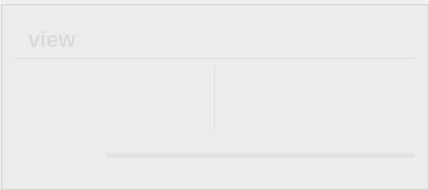
          <widget class="QGroupBox" name="groupBox_201">
           <property name="styleSheet">
            <string notr="true">#groupBox_201{
background-color: rgba(95, 95, 95, 200);
border: 0px solid #42adff;
border-left: 1px solid rgba(200, 200, 200,100);
border-right: 0px solid rgba(29, 83, 185, 255);
border-radius:0px;}</string>
           </property>
           <property name="title">
            <string/>
           </property>
           <layout class="QVBoxLayout" name="verticalLayout_4">
            <item>
             <widget class="QGroupBox" name="groupBox_3">
              <property name="minimumSize">
               <size>
                <width>0</width>
                <height>42</height>
               </size>
              </property>
              <property name="maximumSize">
               <size>
                <width>16777215</width>
                <height>42</height>
               </size>
              </property>
              <property name="styleSheet">
               <string notr="true">#groupBox_3{
border: 0px solid #42adff;
border-bottom: 1px solid rgba(200, 200, 200,100);
border-radius:0px;}</string>
              </property>
              <property name="title">
               <string/>
              </property>
              <layout class="QHBoxLayout" name="horizontalLayout_6">
               <property name="leftMargin">
                <number>11</number>
               </property>
               <property name="topMargin">
                <number>0</number>
               </property>
               <property name="rightMargin">
                <number>11</number>
               </property>
               <property name="bottomMargin">
                <number>0</number>
               </property>
               <item>
                <widget class="QLabel" name="label_6">
                 <property name="minimumSize">
                  <size>
                   <width>0</width>
                   <height>0</height>
                  </size>
                 </property>
                 <property name="maximumSize">
                  <size>
                   <width>16777215</width>
                   <height>40</height>
                  </size>
                 </property>
                 <property name="styleSheet">
                  <string notr="true">QLabel
{
	font-size: 22px;
	font-family: &quot;Microsoft YaHei&quot;;
	font-weight: bold;
 		border-radius:9px;
		background:rgba(66, 195, 255, 0);
color: rgb(218, 218, 218);
}
</string>
                 </property>
                 <property name="text">
                  <string>view</string>
                 </property>
                </widget>
               </item>
               <item>
                <spacer name="horizontalSpacer_14">
                 <property name="orientation">
                  <enum>Qt::Horizontal</enum>
                 </property>
                 <property name="sizeHint" stdset="0">
                  <size>
                   <width>40</width>
                   <height>20</height>
                  </size>
                 </property>
                </spacer>
               </item>
               <item>
                <widget class="QLabel" name="fps_label">
                 <property name="minimumSize">
                  <size>
                   <width>100</width>
                   <height>40</height>
                  </size>
                 </property>
                 <property name="maximumSize">
                  <size>
                   <width>100</width>
                   <height>40</height>
                  </size>
                 </property>
                 <property name="styleSheet">
                  <string notr="true">QLabel
{
	font-size: 20px;
	font-family: &quot;Microsoft YaHei&quot;;
	font-weight: bold;
 		border-radius:9px;
		background:rgba(66, 195, 255, 0);
color: rgb(218, 218, 218);
}
</string>
                 </property>
                 <property name="text">
                  <string/>
                 </property>
                 <property name="alignment">
                  <set>Qt::AlignCenter</set>
                 </property>
                </widget>
               </item>
              </layout>
             </widget>
            </item>
            <item>
             <widget class="QSplitter" name="splitter">
              <property name="enabled">
               <bool>true</bool>
              </property>
              <property name="sizePolicy">
               <sizepolicy hsizetype="Preferred" vsizetype="Preferred">
                <horstretch>0</horstretch>
                <verstretch>1</verstretch>
               </sizepolicy>
              </property>
              <property name="styleSheet">
               <string notr="true">#splitter::handle{background: 1px solid  rgba(200, 200, 200,100);}</string>
              </property>
              <property name="frameShape">
               <enum>QFrame::NoFrame</enum>
              </property>
              <property name="lineWidth">
               <number>10</number>
              </property>
              <property name="orientation">
               <enum>Qt::Horizontal</enum>
              </property>
              <property name="handleWidth">
               <number>1</number>
              </property>
              <widget class="QLabel" name="raw_video">
               <property name="enabled">
                <bool>true</bool>
               </property>
               <property name="sizePolicy">
                <sizepolicy hsizetype="Ignored" vsizetype="Ignored">
                 <horstretch>0</horstretch>
                 <verstretch>1</verstretch>
                </sizepolicy>
               </property>
               <property name="minimumSize">
                <size>
                 <width>200</width>
                 <height>0</height>
                </size>
               </property>
               <property name="maximumSize">
                <size>
                 <width>16777215</width>
                 <height>16777215</height>
                </size>
               </property>
               <property name="font">
                <font>
                 <family>微软雅黑</family>
                 <pointsize>36</pointsize>
                </font>
               </property>
               <property name="cursor">
                <cursorShape>ArrowCursor</cursorShape>
               </property>
               <property name="focusPolicy">
                <enum>Qt::NoFocus</enum>
               </property>
               <property name="styleSheet">
                <string notr="true">color: rgb(218, 218, 218);
</string>
               </property>
               <property name="text">
                <string/>
               </property>
               <property name="scaledContents">
                <bool>false</bool>
               </property>
               <property name="alignment">
                <set>Qt::AlignCenter</set>
               </property>
              </widget>
              <widget class="QLabel" name="out_video">
               <property name="enabled">
                <bool>true</bool>
               </property>
               <property name="sizePolicy">
                <sizepolicy hsizetype="Ignored" vsizetype="Ignored">
                 <horstretch>0</horstretch>
                 <verstretch>0</verstretch>
                </sizepolicy>
               </property>
               <property name="minimumSize">
                <size>
                 <width>200</width>
                 <height>0</height>
                </size>
               </property>
               <property name="font">
                <font>
                 <family>微软雅黑</family>
                 <pointsize>36</pointsize>
                </font>
               </property>
               <property name="cursor">
                <cursorShape>ArrowCursor</cursorShape>
               </property>
               <property name="styleSheet">
                <string notr="true">color: rgb(218, 218, 218);
</string>
               </property>
               <property name="text">
                <string/>
               </property>
               <property name="scaledContents">
                <bool>false</bool>
               </property>
               <property name="alignment">
                <set>Qt::AlignCenter</set>
               </property>
              </widget>
             </widget>
            </item>
            <item>
             <layout class="QHBoxLayout" name="horizontalLayout_12">
              <item>
               <widget class="QPushButton" name="runButton">
                <property name="minimumSize">
                 <size>
                  <width>40</width>
                  <height>40</height>
                 </size>
                </property>
                <property name="styleSheet">
                 <string notr="true">QPushButton {
border-style: solid;
border-width: 0px;
border-radius: 0px;
background-color: rgba(223, 223, 223, 0);
}
QPushButton::focus{outline: none;}
QPushButton::hover {
border-style: solid;
border-width: 0px;
border-radius: 0px;
background-color: rgba(223, 223, 223, 150);}</string>
                </property>
                <property name="text">
                 <string/>
                </property>
                <property name="icon">
                 <iconset>
                  <normaloff>icon/暂停.png</normaloff>
                  <normalon>icon/运行.png</normalon>
                  <disabledoff>icon/暂停.png</disabledoff>icon/暂停.png</iconset>
                </property>
                <property name="iconSize">
                 <size>
                  <width>30</width>
                  <height>30</height>
                 </size>
                </property>
                <property name="checkable">
                 <bool>true</bool>
                </property>
               </widget>
              </item>
              <item>
               <widget class="QPushButton" name="stopButton">
                <property name="minimumSize">
                 <size>
                  <width>40</width>
                  <height>40</height>
                 </size>
                </property>
                <property name="styleSheet">
                 <string notr="true">QPushButton {
border-style: solid;
border-width: 0px;
border-radius: 0px;
background-color: rgba(223, 223, 223, 0);
}
QPushButton::focus{outline: none;}
QPushButton::hover {
border-style: solid;
border-width: 0px;
border-radius: 0px;
background-color: rgba(223, 223, 223, 150);}</string>
                </property>
                <property name="text">
                 <string/>
                </property>
                <property name="icon">
                 <iconset>
                  <normaloff>icon/终止.png</normaloff>icon/终止.png</iconset>
                </property>
                <property name="iconSize">
                 <size>
                  <width>30</width>
                  <height>30</height>
                 </size>
                </property>
               </widget>
              </item>
              <item>
               <widget class="QProgressBar" name="progressBar">
                <property name="maximumSize">
                 <size>
                  <width>16777215</width>
                  <height>5</height>
                 </size>
                </property>
                <property name="styleSheet">
                 <string notr="true">QProgressBar{ color: rgb(255, 255, 255); font:12pt; border-radius:2px; text-align:center; border:none; background-color: rgba(215, 215, 215,100);} 
QProgressBar:chunk{ border-radius:0px; background: rgba(55, 55, 55, 200);}</string>
                </property>
                <property name="maximum">
                 <number>1000</number>
                </property>
                <property name="value">
                 <number>0</number>
                </property>
                <property name="textVisible">
                 <bool>false</bool>
                </property>
               </widget>
              </item>
             </layout>
            </item>
           </layout>
          </widget>
